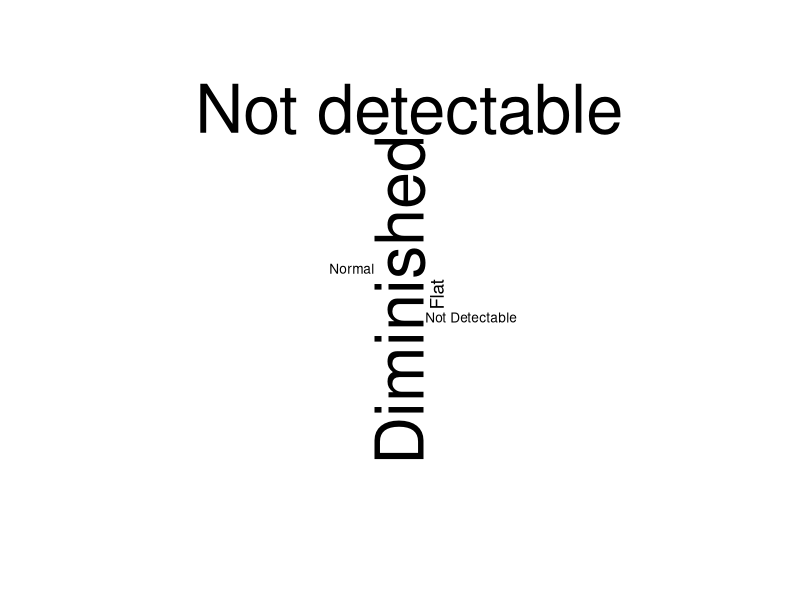

Write R code to recreate this figure. (Note: this script raises an error after producing the figure.)
#-------------------------Unique words in Expr
#Loading packages
library(dplyr) # for data wrangling
library(tidytext) # for NLP
library(stringr) # to deal with strings

library(wordcloud) # to render wordclouds
library(RColorBrewer)

library(knitr) # for tables
library(tidyr)

#------------Expr Word frequencies
Exprtext = c("Flat", "Not detectable", "Diminished", "Not detectable", "Not detectable", "Not detectable", "Diminished", "Not detectable", "Flat", 
             "Diminished", "Not detectable", "Diminished", "Not Detectable", "Not detectable", "Diminished", "Diminished", "Diminished", "Diminished", 
             "Diminished", "Not detectable", "Not detectable", "Diminished", "Diminished", "Normal", "Not detectable", "Not detectable")

ExprTextframe=as.data.frame(Exprtext)

#Tokenize
ExprTexttoken <- tibble(ExprTextframe)

ExprTextCount <- count(ExprTexttoken, Exprtext)

wordcloud(words = ExprTextCount$Exprtext, freq = ExprTextCount$n, min.freq = 1)

library("writexl")
write_xlsx(ExprTextCount,"/Users/maryagopi/Desktop/ExprTextCount.xlsx")

#------------------
library(ggplot2)
Exprplot <- ggplot(ExprTextCount, aes(x=Exprtext, y=n)) + 
  geom_bar(stat = "identity", fill="steelblue")+
  geom_text(aes(label=n), vjust=0.3, color="black", size=3)+
  theme_minimal()+ 
  xlab("Expr Diagnosis") + 
  ylab("Frequency")+
  ggtitle("Frequency of Expr Diagnosis (Unique ID)")+
  coord_flip()

Exprplot
